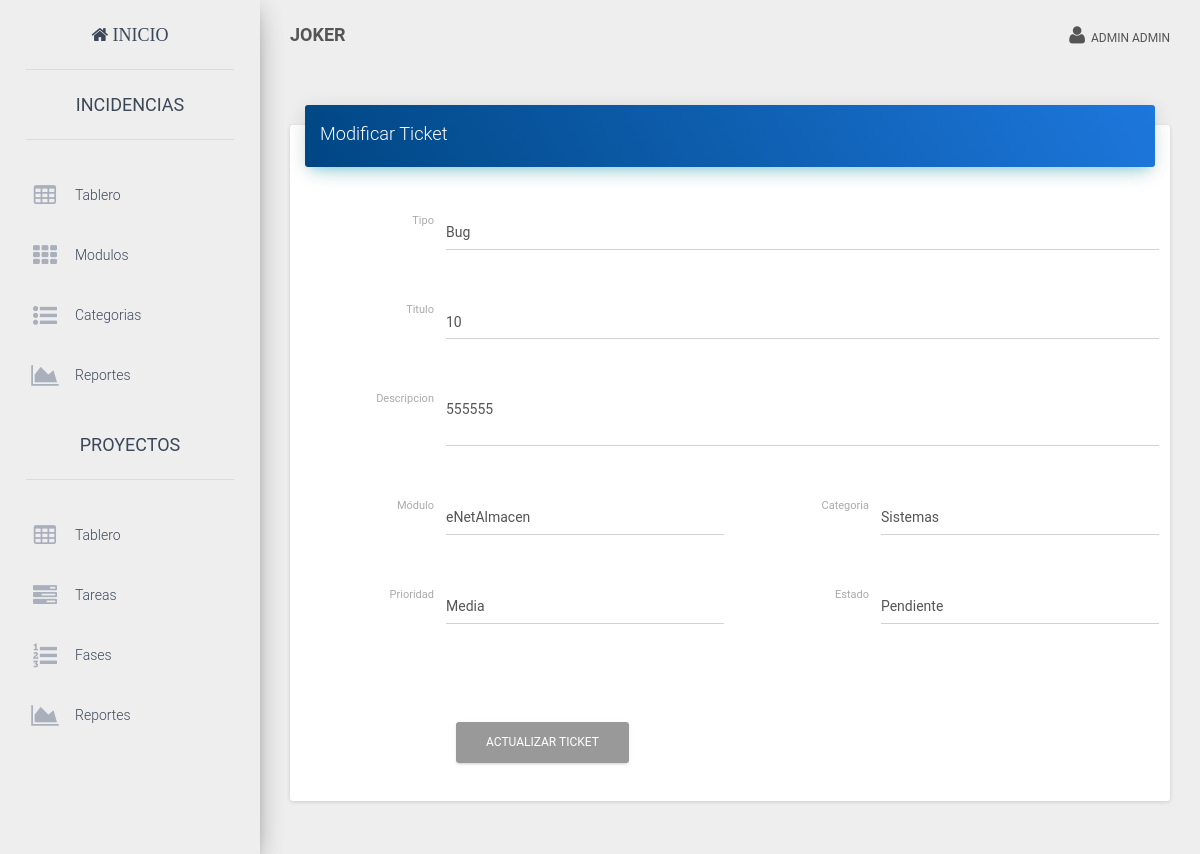
The app's page /index.php?view=editticket&id=17 (signed in) with its own data.
### tables this page shows
CREATE TABLE IF NOT EXISTS `user` (
  `id` int NOT NULL AUTO_INCREMENT,
  `username` varchar(50) DEFAULT NULL,
  `name` varchar(50) DEFAULT NULL,
  `lastname` varchar(50) DEFAULT NULL,
  `email` varchar(255) DEFAULT NULL,
  `password` varchar(60) DEFAULT NULL,
  `is_active` tinyint(1) NOT NULL DEFAULT '1',
  `kind` int NOT NULL DEFAULT '1',
  `created_at` datetime DEFAULT NULL,
  PRIMARY KEY (`id`)
);

CREATE TABLE IF NOT EXISTS `ticket` (
  `id` int NOT NULL AUTO_INCREMENT,
  `title` varchar(100) DEFAULT NULL,
  `description` text,
  `updated_at` datetime DEFAULT NULL,
  `created_at` datetime DEFAULT NULL,
  `kind_id` int NOT NULL,
  `user_id` int NOT NULL,
  `asigned_id` int DEFAULT NULL,
  `project_id` int DEFAULT NULL,
  `category_id` int DEFAULT NULL,
  `priority_id` int NOT NULL DEFAULT '1',
  `status_id` int NOT NULL DEFAULT '1',
  PRIMARY KEY (`id`),
  KEY `priority_id` (`priority_id`),
  KEY `status_id` (`status_id`),
  KEY `user_id` (`user_id`),
  KEY `kind_id` (`kind_id`),
  KEY `category_id` (`category_id`),
  KEY `project_id` (`project_id`),
  CONSTRAINT `ticket_ibfk_1` FOREIGN KEY (`priority_id`) REFERENCES `priority` (`id`),
  CONSTRAINT `ticket_ibfk_2` FOREIGN KEY (`status_id`) REFERENCES `status` (`id`),
  CONSTRAINT `ticket_ibfk_3` FOREIGN KEY (`user_id`) REFERENCES `user` (`id`),
  CONSTRAINT `ticket_ibfk_4` FOREIGN KEY (`kind_id`) REFERENCES `kind` (`id`),
  CONSTRAINT `ticket_ibfk_5` FOREIGN KEY (`category_id`) REFERENCES `category` (`id`),
  CONSTRAINT `ticket_ibfk_6` FOREIGN KEY (`project_id`) REFERENCES `project` (`id`)
);

CREATE TABLE IF NOT EXISTS `kind` (
  `id` int NOT NULL AUTO_INCREMENT,
  `name` varchar(100) DEFAULT NULL,
  PRIMARY KEY (`id`)
);

CREATE TABLE IF NOT EXISTS `project` (
  `id` int NOT NULL AUTO_INCREMENT,
  `name` varchar(200) DEFAULT NULL,
  `description` text,
  PRIMARY KEY (`id`)
);

CREATE TABLE IF NOT EXISTS `category` (
  `id` int NOT NULL AUTO_INCREMENT,
  `name` varchar(200) DEFAULT NULL,
  PRIMARY KEY (`id`)
);

CREATE TABLE IF NOT EXISTS `priority` (
  `id` int NOT NULL AUTO_INCREMENT,
  `name` varchar(100) DEFAULT NULL,
  PRIMARY KEY (`id`)
);

### core/controller/Lb.php (called while the page is built, shortened)
<?php
class Lb {
	public function start(){
		include "core/app/init.php";
	}
}
?>

### index.php (called while the page is built, shortened)
<?php
$lb = new Lb();
$lb->start();
?>

### core/controller/Executor.php (called while the page is built, shortened)
<?php
class Executor {
	public static function doit($sql){
		$con = Database::getCon();
		return array($con->query($sql),$con->insert_id);
	}
}
?>

### core/app/model/UserData.php (called while the page is built, shortened)
<?php
class UserData {
	public static $tablename = "user";
	public static function getById($id){
		$sql = "select * from ".self::$tablename." where id=$id";
		$query = Executor::doit($sql);
		return Model::one($query[0],new UserData());
	}
}
?>

### core/controller/Model.php (called while the page is built, shortened)
<?php
class Model {
	public static function exists($modelname){
		$fullpath = self::getFullpath($modelname);
		$found=false;
		if(file_exists($fullpath)){
			$found = true;
		}
		return $found;
	}
	public static function getFullpath($modelname){
		return Core::$root."core/app/model/".$modelname.".php";
	}
	public static function many($query,$aclass){
		$cnt = 0;
		$array = array();
		while($r = $query->fetch_array()){
			$array[$cnt] = new $aclass;
			$cnt2=1;
			foreach ($r as $key => $v) {
				if($cnt2>0 && $cnt2%2==0){
					$array[$cnt]->$key = $v;
				}
				$cnt2++;
			}
			$cnt++;
		}
		return $array;
	}
	public static function one($query,$aclass){
		$found = null;
		$data = new $aclass;
		while($r = $query->fetch_array()){
			$cnt=1;
			foreach ($r as $key => $v) {
				if($cnt>0 && $cnt%2==0){
					$data->$key = $v;
				}
				$cnt++;
			}
			$found = $data;
			break;
		}
		return $found;
	}
}
?>

### core/app/model/KindData.php (called while the page is built, shortened)
<?php
class KindData {
	public static $tablename = "kind";
	public static function getAll(){
		$sql = "select * from ".self::$tablename;
		$query = Executor::doit($sql);
		return Model::many($query[0],new KindData());
	}
}
?>

### core/app/model/TicketData.php (called while the page is built, shortened)
<?php
class TicketData {
	public static $tablename = "ticket";
	public static function getById($id){
		$sql = "select * from ".self::$tablename." where id=$id";
		$query = Executor::doit($sql);
		return Model::one($query[0],new TicketData());
	}
}
?>

### core/app/model/ProjectData.php (called while the page is built, shortened)
<?php
class ProjectData {
	public static $tablename = "project";
	public static function getAll(){
		$sql = "select * from ".self::$tablename;
		$query = Executor::doit($sql);
		return Model::many($query[0],new ProjectData());
	}
}
?>

### core/app/model/CategoryData.php (called while the page is built, shortened)
<?php
class CategoryData {
	public static $tablename = "category";
	public static function getAll(){
		$sql = "select * from ".self::$tablename;
		$query = Executor::doit($sql);
		return Model::many($query[0],new CategoryData());
	}
}
?>

### core/app/model/PriorityData.php (called while the page is built, shortened)
<?php
class PriorityData {
	public static $tablename = "priority";
	public static function getAll(){
		$sql = "select * from ".self::$tablename;
		$query = Executor::doit($sql);
		return Model::many($query[0],new PriorityData());
	}
}
?>

### core/app/model/StatusData.php (called while the page is built, shortened)
<?php
class StatusData {
	public static $tablename = "status";
	public static function getAll(){
		$sql = "select * from ".self::$tablename;
		$query = Executor::doit($sql);
		return Model::many($query[0],new StatusData());
	}
}
?>

### core/app/view/editticket-view.php (the view, shortened to what this page needs)
<?php
$reservation = TicketData::getById($_GET["id"]);
$pacients = ProjectData::getAll();
$medics = PriorityData::getAll();
$statuses = StatusData::getAll();
$payments = KindData::getAll();
?>
<div class="row">
	<div class="col-md-12">
<div class="card">
  <div class="card-header" data-background-color="blue">
      <h4 class="title">Modificar Ticket</h4>
  </div>
  <div class="card-content table-responsive">
<form class="form-horizontal" role="form" method="post" action="./?action=updateticket">
  <div class="form-group">
    <label for="inputEmail1" class="col-lg-2 control-label">Tipo</label>
    <div class="col-lg-10">
<select name="kind_id" class="form-control" required>
  <?php foreach($payments as $p):?>
    <option value="<?php echo $p->id; ?>" <?php if($p->id==$reservation->kind_id){ echo "selected"; }?>><?php echo $p->name; ?></option>
  <?php endforeach; ?>
</select>
    </div>
  </div>
  <div class="form-group">
    <label for="inputEmail1" class="col-lg-2 control-label">Titulo</label>
    <div class="col-lg-10">
      <input type="text" name="title" value="<?php echo $reservation->title; ?>" required class="form-control" id="inputEmail1" placeholder="Asunto">
    </div>
  </div>
  <div class="form-group">
    <label for="inputEmail1" class="col-lg-2 control-label">Descripcion</label>
    <div class="col-lg-10">
    <textarea class="form-control" name="description" placeholder="Descripcion"><?php echo $reservation->description;?></textarea>
    </div>
  </div>
  <div class="form-group">
    <label for="inputEmail1" class="col-lg-2 control-label">Módulo</label>
    <div class="col-lg-4">
<select name="project_id" class="form-control" required>
  <?php foreach($pacients as $p):?>
    <option value="<?php echo $p->id; ?>" <?php if($p->id==$reservation->project_id){ echo "selected"; }?>><?php echo $p->name; ?></option>
  <?php endforeach; ?>
</select>
    </div>
    <label for="inputEmail1" class="col-lg-2 control-label">Categoria</label>
    <div class="col-lg-4">
<select name="category_id" class="form-control" required>
  <?php foreach(CategoryData::getAll() as $p):?>
    <option value="<?php echo $p->id; ?>" <?php if($p->id==$reservation->category_id){ echo "selected"; }?>><?php echo $p->name; ?></option>
  <?php endforeach; ?>
</select>
    </div>
  </div>
  <div class="form-group">
    <label for="inputEmail1" class="col-lg-2 control-label">Prioridad</label>
    <div class="col-lg-4">
<select name="priority_id" class="form-control" required>
  <?php foreach($medics as $p):?>
    <option value="<?php echo $p->id; ?>" <?php if($p->id==$reservation->priority_id){ echo "selected"; }?>><?php echo $p->name; ?></option>
  <?php endforeach; ?>
</select>
    </div>
    <label for="inputEmail1" class="col-lg-2 control-label">Estado</label>
    <div class="col-lg-4">
<select name="status_id" class="form-control" required>
  <?php
    if ($_SESSION['kind'] == 1) {
    foreach($statuses as $p):?>
    <option value="<?php echo $p->id; ?>"><?php echo $p->name; ?></option>
    <?php endforeach;
	  }
  ?>
</select>
    </div>
  </div>
  <div class="form-group">
  </div>
  <div class="form-group">
    <div class="col-lg-offset-2 col-lg-10">
      <button type="submit" class="btn btn-default">Actualizar Ticket</button>
    </div>
  </div>
</form>
</div>
</div>
	</div>
</div>

### core/app/layouts/layout.php (shortened to what this page needs)
<!doctype html>
<html lang="en">
<head>
  <link href="assets/css/bootstrap.min.css" rel="stylesheet" />
  <link href="assets/css/material-dashboard.css" rel="stylesheet" />
  <link href="assets/font-awesome/css/font-awesome.min.css" rel="stylesheet">
  <link href="assets/css/site.css" rel="stylesheet" />
</head>
<body>
  <?php if (isset($_SESSION["user_id"])) : ?>
    <div class="">
      <div class="sidebar" data-color="blue">
            <div class="logo">
              <a href="./" class="simple-text"><i class="fa fa-home"> Inicio</i></a>
            </div>
            <div class="sidebar-wrapper">
              <div>
                <div class="logo">
                    <a href="./?view=Inci_inicioincidencias" class="simple-text">INCIDENCIAS</a>
                </div>
                <ul class="nav">
                  <li class="" >
                    <a href="./?view=Inci_inicioincidencias">
                      <i class="fa fa-table" aria-hidden="true"></i>
                      <p>Tablero</p>
                    </a>
                  </li>
                  <?php
                  if ($_SESSION['kind'] == 1) {
                  ?>
                    <li>
                      <a href="./?view=projects">
                        <i class="fa fa fa-th"></i>
                        <p>Modulos</p>
                      </a>
                    </li>
                    <li>
                      <a href="./?view=categories">
                        <i class="fa fa-list-ul"></i>
                        <p>Categorias</p>
                      </a>
                    </li>
                    <li>
                      <a href="./?view=reports">
                        <i class="fa fa-area-chart"></i>
                        <p>Reportes</p>
                      </a>
                    </li>
                  <?php
                  }
                  ?>
                </ul>
                <?php
                if ($_SESSION['kind'] == 1) {
                ?>
                  <div class="logo">
                    <a href="./?view=Pro_inicioproyecto" class="simple-text">PROYECTOS</a>
                  </div>
                  <ul class="nav">
                    <li class="" >
                      <a href="./?view=Pro_inicioproyecto">
                        <i class="fa fa-table"></i>
                        <p>Tablero</p>
                      </a>
                    </li>
                    <li>
                      <a href="./?view=Pro_iniciotareas">
                        <i class="fa fa-tasks"></i>
                        <p>Tareas</p>
                      </a>
                    </li>
                    <li>
                      <a href="index.php?view=Pro_fases">
                        <i class="fa fa-list-ol"></i>
                        <p>Fases</p>
                      </a>
                    </li>
                    <li>
                      <a href="./?view=Pro_reportes">
                        <i class="fa fa-area-chart"></i>
                        <p>Reportes</p>
                      </a>
                    </li>
                  </ul>
                  <div class="logo">
                     <a href="./?view=users" class="simple-text"> USUARIOS</a>
                  </div>
                <?php
                }
                ?>
              </div>
            </div>
      </div>
      <div class="main-panel">
        <nav class="navbar navbar-transparent navbar-absolute">
          <div class="container-fluid">
            <div class="navbar-header">
              <a class="navbar-brand" href="./"><b>JOKER</b></a>
            </div>
            <div class="collapse navbar-collapse">
              <ul class="nav navbar-nav navbar-right">
                <li class="dropdown">
                  <a href="#" class="dropdown-toggle" data-toggle="dropdown">
                    <i class="fa fa-user"></i>
                    &nbsp;<?php echo Core::$user->name . " " . Core::$user->lastname; ?>
                  </a>
                </li>
              </ul>
            </div>
          </div>
        </nav>
        <div class="content">
              <div class="container-fluid ">
                <?php
                View::load("login");
                ?>
              </div>
        </div>
      </div>
    </div>
  <?php else : ?>
    <?php
    View::load("login");
    ?>
  <?php endif; ?>
</body>
</html>

### records on screen
user: name "ADMIN", lastname "ADMIN"
ticket: kind_id "Bug", title "10", description "555555", project_id "eNetAlmacen", category_id "Sistemas", priority_id "Media"

### other values on screen
form field status_id "Pendiente"
